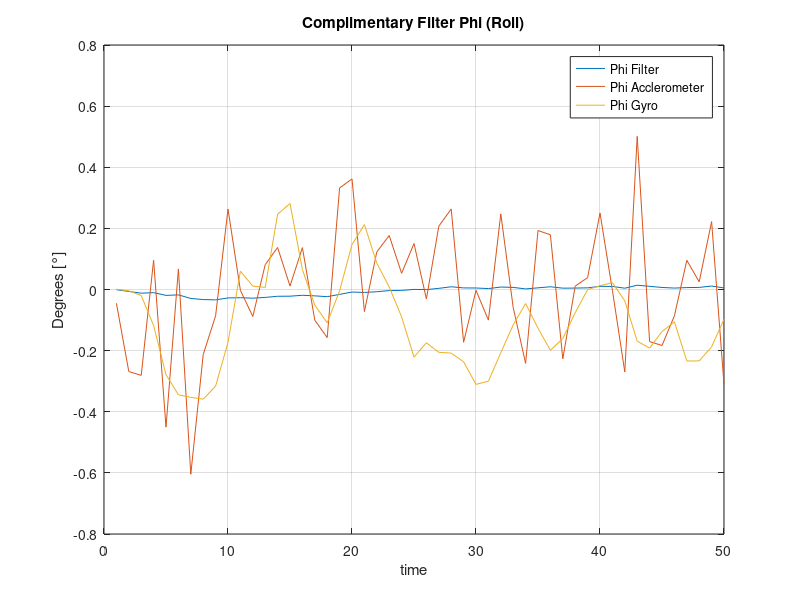
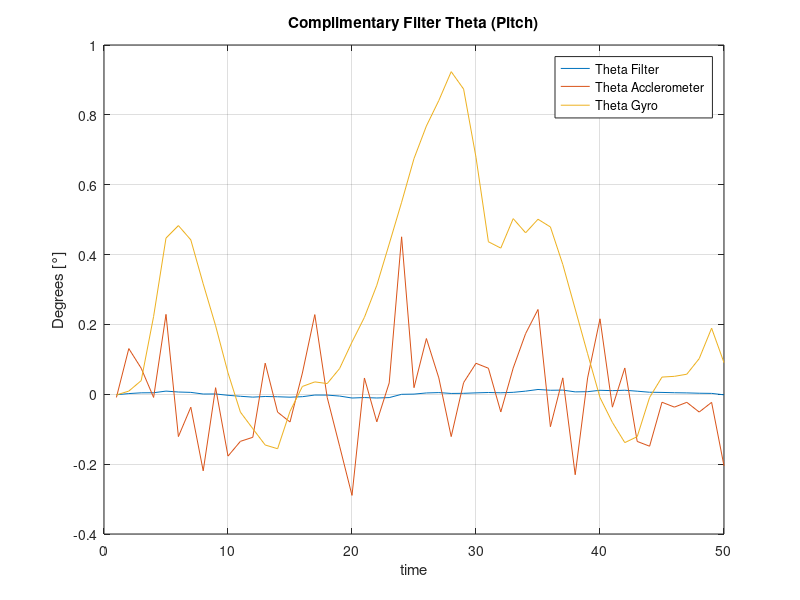

The MATLAB script that drew these images, in order:
load('imuInfo.mat')

%% Initial Values 
Phi = phi(1);
Theta = theta(1);

%% Values we want to plot 

PhiAngleComplimentary = [];
ThetaAngleComplimentary  = [];

AccelAngleX = [];
AccelAngleY = [];

alpha = 0.98;

dt = 1/500;

%% Complimentary Filter

for i = 1:length(time)

    % angle corrections using accelerometer 
    PhiAccel = (atan2(AccelY(i), sqrt((AccelX(i)^2) + (AccelZ(i)^2)))); 

    ThetaAccel = atan2(-AccelX(i), sqrt((AccelY(i)^2) + (AccelZ(i)^2)));  
    
    newAngleX = alpha*(phi_dot(i)*dt+Phi) + (1-alpha)*PhiAccel;
    
    newAngleY = alpha*(theta_dot(i)*dt+Theta) + (1-alpha)*ThetaAccel;
    
    
    % Store for plotting
    PhiAngleComplimentary = [PhiAngleComplimentary; newAngleX];
    ThetaAngleComplimentary  = [ThetaAngleComplimentary ;newAngleY];
    
    AccelAngleX = [AccelAngleX; PhiAccel];
    AccelAngleY = [AccelAngleY; ThetaAccel];
    
    
    Phi = newAngleX;
    
    Theta = newAngleY;

end 

figure(1)
plot(time, rad2deg(PhiAngleComplimentary))
grid on
hold on
xlabel("time")
ylabel("Degrees [°]")
title("Complimentary Filter \Phi (Roll)")
plot(time, rad2deg(AccelAngleX))
plot(time, rad2deg(phi))
legend("\Phi Filter", "\Phi Acclerometer", "\Phi Gyro")
% legend("\Phi Filter","\Phi Gyro")
hold off


figure(2)
plot(time, rad2deg(ThetaAngleComplimentary))
grid on
hold on
xlabel("time")
ylabel("Degrees [°]")
title("Complimentary Filter \Theta (Pitch)")
plot(time, rad2deg(AccelAngleY))
plot(time, rad2deg(theta))
legend("\Theta Filter", "\Theta Acclerometer", "\Theta Gyro")
% legend("\Theta Filter","\Theta Gyro")
hold off

